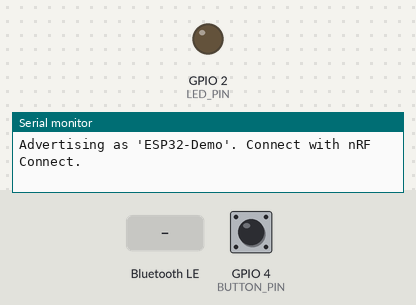
Simulated run of this sketch. Board: ESP32. Shown: output pins drawn as LEDs (lit = HIGH), the last lines printed to the serial monitor. The inputs (shaded band) are chosen by the test bench; at power-on: GPIO 4 (BUTTON_PIN) HIGH. Nothing arrives over Bluetooth unless stated; a phone connects over Bluetooth LE 3 s after start.

Above: at 1.2 s.
1.3 s: Bluetooth LE write "1" received
At 2.8 s:
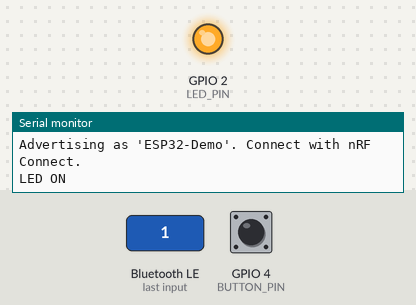
4.5 s: Bluetooth LE write "0" received
At 5.2 s:
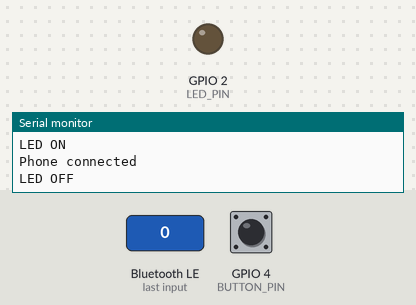
6.0 s: Bluetooth LE write "t" received
At 6.3 s:
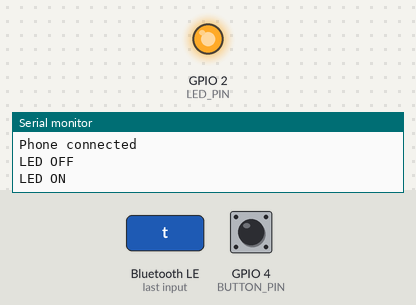
Timing chart, 0 to 8.5 s (numbered marks = the images above; inputs shaded):
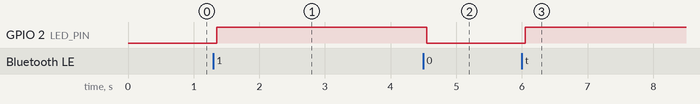

The sketch:

stage2_ble2.ino
```cpp
#include <BLEDevice.h>
#include <BLEUtils.h>
#include <BLEScan.h>
#include <BLEAdvertisedDevice.h>

// Stage 2 (BLE): Phone <-> ESP32 over Bluetooth Low Energy
//
// - Physical button press -> BLE "notify" message to the phone
// - Phone writes to the LED characteristic -> LED changes
//
// Wiring (same as before):
//   Button: GPIO 4 to GND (internal pull-up)
//   LED:    GPIO 2 (onboard LED on most boards)
//
// Phone: use the free "nRF Connect" app (see instructions in chat).
// Works with Arduino-ESP32 core 2.x and 3.x. Uses the built-in BLE library.


#define SERVICE_UUID    "4fafc201-1fb5-459e-8fcc-c5c9c331914b"
#define BUTTON_CHAR_UUID "beb5483e-36e1-4688-b7f5-ea07361b26a8"  // ESP32 -> phone (notify)
#define LED_CHAR_UUID    "d1e2f3a4-0000-4a5b-9c8d-123456789abc"  // phone -> ESP32 (write)

const int BUTTON_PIN = 4;
const int LED_PIN    = 2;

BLEServer* server = nullptr;
BLECharacteristic* buttonChar = nullptr;
bool deviceConnected = false;

bool ledState = false;
bool lastButton = HIGH;
unsigned long lastChange = 0;
const unsigned long DEBOUNCE_MS = 30;

void setLed(bool on) {
  ledState = on;
  digitalWrite(LED_PIN, on ? HIGH : LOW);
  Serial.println(on ? "LED ON" : "LED OFF");
}

class ServerCallbacks : public BLEServerCallbacks {
  void onConnect(BLEServer*) override {
    deviceConnected = true;
    Serial.println("Phone connected");
  }
  void onDisconnect(BLEServer*) override {
    deviceConnected = false;
    Serial.println("Phone disconnected, advertising again");
    BLEDevice::startAdvertising();   // so you can reconnect
  }
};

// Called when the phone writes to the LED characteristic
class LedCallbacks : public BLECharacteristicCallbacks {
  void onWrite(BLECharacteristic* c) override {
    auto value = c->getValue();      // std::string on core 2.x, String on core 3.x
    if (value.length() == 0) return;
    char cmd = value[0];
    if (cmd == '1' || cmd == 1)      setLed(true);
    else if (cmd == '0' || cmd == 0) setLed(false);
    else if (cmd == 't' || cmd == 2) setLed(!ledState);
  }
};

void setup() {
  Serial.begin(115200);
  pinMode(BUTTON_PIN, INPUT_PULLUP);
  pinMode(LED_PIN, OUTPUT);

  BLEDevice::init("ESP32-Demo");
  server = BLEDevice::createServer();
  server->setCallbacks(new ServerCallbacks());

  BLEService* service = server->createService(SERVICE_UUID);

  // ESP32 -> phone: button messages
  buttonChar = service->createCharacteristic(
      BUTTON_CHAR_UUID, BLECharacteristic::PROPERTY_NOTIFY | BLECharacteristic::PROPERTY_READ);
#if ESP_ARDUINO_VERSION_MAJOR < 3
  buttonChar->addDescriptor(new BLE2902());   // needed on core 2.x; automatic on 3.x
#endif
  buttonChar->setValue("Ready");

  // Phone -> ESP32: LED control
  BLECharacteristic* ledChar = service->createCharacteristic(
      LED_CHAR_UUID, BLECharacteristic::PROPERTY_WRITE | BLECharacteristic::PROPERTY_WRITE_NR);
  ledChar->setCallbacks(new LedCallbacks());

  service->start();

  BLEAdvertising* adv = BLEDevice::getAdvertising();
  adv->addServiceUUID(SERVICE_UUID);
  adv->setScanResponse(true);
  BLEDevice::startAdvertising();

  Serial.println("Advertising as 'ESP32-Demo'. Connect with nRF Connect.");
}

void loop() {
  bool reading = digitalRead(BUTTON_PIN);
  if (reading != lastButton && millis() - lastChange > DEBOUNCE_MS) {
    lastChange = millis();
    lastButton = reading;
    if (reading == LOW) {
      Serial.println("Button pressed!");
      if (deviceConnected) {
        buttonChar->setValue("Button pressed!");
        buttonChar->notify();
      }
    }
  }
}
```

Measured:
- after the input at 1.3 s, GPIO 2 (LED_PIN): LOW → HIGH after 0.05 s
- after the input at 4.5 s, GPIO 2 (LED_PIN): HIGH → LOW after 0.05 s
- after the input at 6.0 s, GPIO 2 (LED_PIN): LOW → HIGH after 0.05 s
